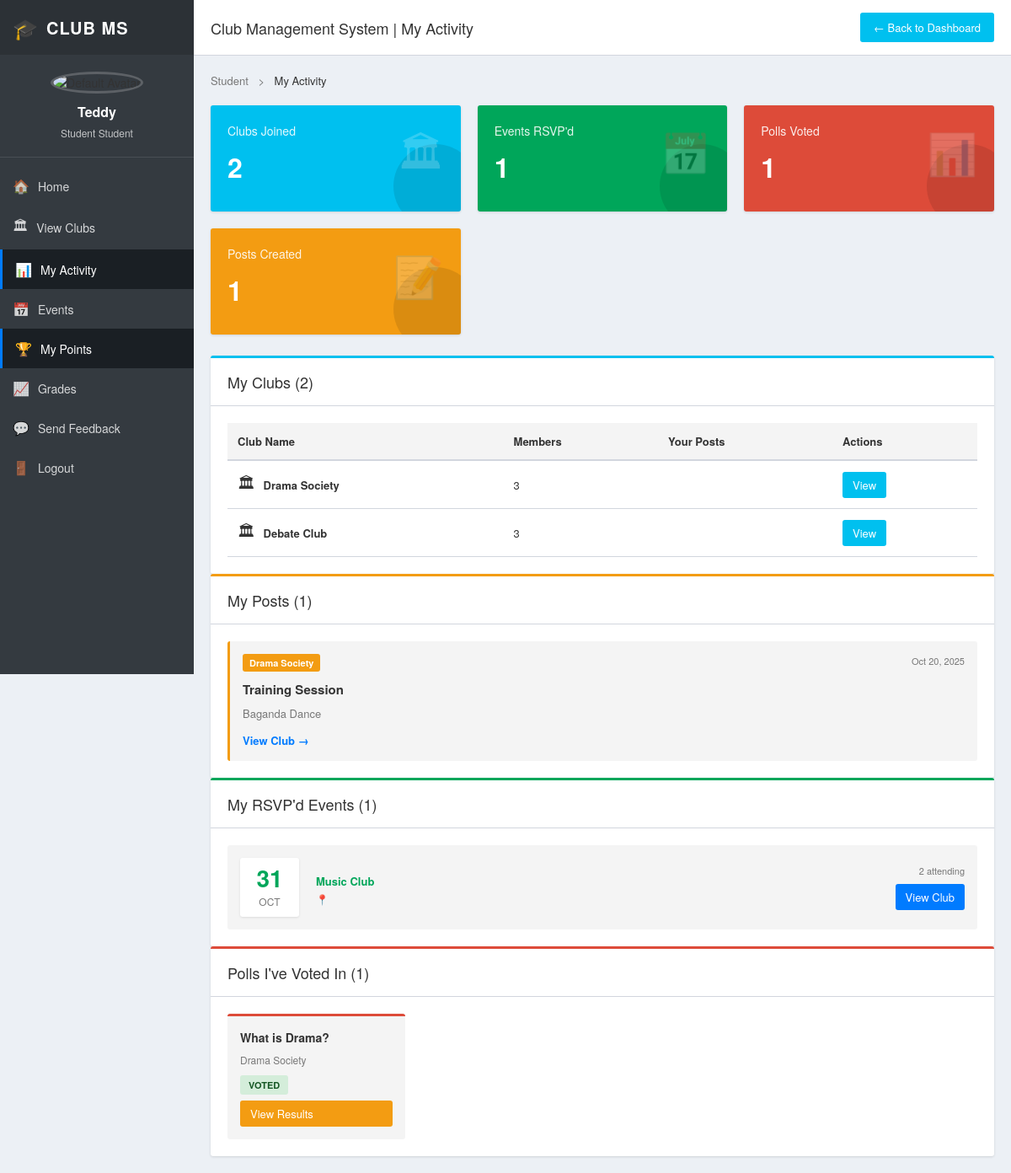
The page /clubs/my-activity/ (signed in) on the database its author committed.
### users/models.py (models this page shows, shortened)
class Profile(models.Model):
    ROLE_CHOICES = [
        ("student", "Student"),
        ("lecturer", "Lecturer"),
        ("admin", "Admin"),
    ]
    user = models.OneToOneField(User, on_delete=models.CASCADE)
    role = models.CharField(max_length=20, choices=ROLE_CHOICES)
    name = models.CharField(max_length=100)

### clubs/models.py (models this page shows, shortened)
class Club(models.Model):
    name = models.CharField(max_length=100)
    description = models.TextField()
    meeting_time = models.CharField(max_length=100)
    logo = models.ImageField(upload_to="club_logos/", blank=True, null=True)
    members = models.ManyToManyField(
        settings.AUTH_USER_MODEL,
        related_name="clubs",
        blank=True
    )
    created_by = models.ForeignKey(
        settings.AUTH_USER_MODEL,
        on_delete=models.CASCADE,
        related_name="created_clubs",
        null=True,
        blank=True
    )

class ClubPost(models.Model):
    club = models.ForeignKey(
        Club, on_delete=models.CASCADE, related_name="posts"
    )
    title = models.CharField(max_length=200)
    content = models.TextField()
    author = models.ForeignKey(
        settings.AUTH_USER_MODEL, on_delete=models.CASCADE
    )
    created_at = models.DateTimeField(auto_now_add=True)

class Event(models.Model):
    club = models.ForeignKey(
        Club, on_delete=models.CASCADE, related_name="events"
    )
    name = models.CharField(max_length=200)
    description = models.TextField()
    date = models.DateField()
    attendees = models.ManyToManyField(
        settings.AUTH_USER_MODEL,
        related_name="event_attendees",
        blank=True
    )

class Poll(models.Model):
    club = models.ForeignKey(
        Club, on_delete=models.CASCADE, related_name="polls"
    )
    question = models.CharField(max_length=255)
    created_by = models.ForeignKey(
        settings.AUTH_USER_MODEL, on_delete=models.CASCADE
    )
    created_at = models.DateTimeField(auto_now_add=True)

### clubs/views.py (the view)
# urls.py: path('my-activity/', views.my_activity, name='my_activity'),
@login_required
def my_activity(request):
    user = request.user
    user_clubs = user.clubs.all()
    rsvp_events = Event.objects.filter(attendees=user).order_by('date')
    voted_polls = []
    for poll in Poll.objects.filter(club__in=user_clubs):
        for option in poll.options.all():
            if user in option.votes.all():
                voted_polls.append(poll)
                break
    user_posts = ClubPost.objects.filter(author=user).order_by('-created_at')
    context = {
        'user_clubs': user_clubs,
        'rsvp_events': rsvp_events,
        'voted_polls': voted_polls,
        'user_posts': user_posts,
        'feedback_count': 0,  # Add feedback model later if needed
    }
    return render(request, 'users/my_activity.html', context)

### users/templates/users/my_activity.html (shortened to what this page needs)
{% load static %}
<!DOCTYPE html>
<html lang="en">
<head>
    <link rel="stylesheet" href="{% static 'css/student_dashboard.css' %}">
</head>
<body>
<div class="dashboard-wrapper">
    <aside class="sidebar">
        <div class="sidebar-header">
            <div class="logo-section">
                <span class="logo-icon">🎓</span>
                <span class="logo-text">CLUB MS</span>
            </div>
        </div>
        <div class="user-profile">
            {% if user.profile.avatar %}
                <img src="{{ user.profile.avatar.url }}" alt="{{ user.profile.name }}" class="sidebar-avatar">
            {% else %}
                <img src="{% static 'images/default-avatar.png' %}" alt="Default Avatar" class="sidebar-avatar">
            {% endif %}
            <h3>{{ user.profile.name }}</h3>
            <p class="sidebar-role">Student {{ user.profile.role|title }}</p>
        </div>
        <nav class="sidebar-nav">
            <ul>
                <li><a href="{% url 'student_dashboard' %}"><span class="nav-icon">🏠</span> Home</a></li>
                <li><a href="{% url 'club_list' %}"><span class="nav-icon">🏛</span> View Clubs</a></li>
                <li><a href="{% url 'my_activity' %}" class="active"><span class="nav-icon">📊</span> My Activity</a></li>
                <li><a href="{% url 'events_list' %}"><span class="nav-icon">📅</span> Events</a></li>
                <li><a href="{% url 'student_points' %}" class="active"><span class="nav-icon">🏆</span> My Points</a></li>
                <li><a href="{% url 'grade_panel' %}" class="scroll-to-panel"><span class="nav-icon">📈</span> Grades</a></li>
                <li><a href="{% url 'send_feedback' %}"><span class="nav-icon">💬</span> Send Feedback</a></li>
                <li>
    <form id="logout-form" action="{% url 'logout' %}" method="post" style="display:inline;">
        <button type="submit" class="sidebar-link-btn">
            <span class="nav-icon">🚪</span> Logout
        </button>
    </form>
</li>
            </ul>
        </nav>
    </aside>
    <main class="dashboard-main">
        <header class="top-header">
            <div class="header-left">
                <h1 class="page-title">Club Management System | My Activity</h1>
            </div>
            <div class="header-right">
                <a href="{% url 'student_dashboard' %}" class="btn-back">← Back to Dashboard</a>
            </div>
        </header>
        <div class="dashboard-content">
            <div class="breadcrumb">
                <a href="{% url 'student_dashboard' %}">Student</a>
                <span class="separator">></span>
                <span class="current">My Activity</span>
            </div>
            <section class="stats-grid">
                <div class="stat-card card-blue">
                    <div class="stat-content">
                        <h3>Clubs Joined</h3>
                        <p class="stat-number">{{ user_clubs.count }}</p>
                    </div>
                    <div class="stat-icon">🏛</div>
                </div>
                <div class="stat-card card-green">
                    <div class="stat-content">
                        <h3>Events RSVP'd</h3>
                        <p class="stat-number">{{ rsvp_events.count }}</p>
                    </div>
                    <div class="stat-icon">📅</div>
                </div>
                <div class="stat-card card-red">
                    <div class="stat-content">
                        <h3>Polls Voted</h3>
                        <p class="stat-number">{{ voted_polls|length }}</p>
                    </div>
                    <div class="stat-icon">📊</div>
                </div>
                <div class="stat-card card-yellow">
                    <div class="stat-content">
                        <h3>Posts Created</h3>
                        <p class="stat-number">{{ user_posts.count }}</p>
                    </div>
                    <div class="stat-icon">📝</div>
                </div>
            </section>
            <section class="panel clubs-panel">
                <div class="panel-header">
                    <h2>My Clubs ({{ user_clubs.count }})</h2>
                </div>
                <div class="panel-body">
                    {% if user_clubs %}
                    <div class="clubs-table">
                        <table>
                            <thead>
                                <tr>
                                    <th>Club Name</th>
                                    <th>Members</th>
                                    <th>Your Posts</th>
                                    <th>Actions</th>
                                </tr>
                            </thead>
                            <tbody>
                                {% for club in user_clubs %}
                                <tr>
                                    <td>
                                        <div class="club-name-cell">
                                            <span class="club-icon-small">🏛</span>
                                            <strong>{{ club.name }}</strong>
                                        </div>
                                    </td>
                                    <td>{{ club.members.count }}</td>
                                    <td>{{ club.post_count }}</td>
                                    <td>
                                        <a href="{% url 'club_detail' club.id %}" class="btn btn-view">View</a>
                                    </td>
                                </tr>
                                {% endfor %}
                            </tbody>
                        </table>
                    </div>
                    {% else %}
                    <div class="empty-state">
                        <p>You haven't joined any clubs yet.</p>
                        <a href="{% url 'club_list' %}" class="btn btn-primary">Explore Clubs</a>
                    </div>
                    {% endif %}
                </div>
            </section>
            <section class="panel posts-panel">
                <div class="panel-header">
                    <h2>My Posts ({{ user_posts.count }})</h2>
                </div>
                <div class="panel-body">
                    {% if user_posts %}
                    <div class="posts-list">
                        {% for post in user_posts %}
                        <div class="post-card">
                            <div class="post-header-info">
                                <span class="post-club-badge">{{ post.club.name }}</span>
                                <span class="post-time">{{ post.created_at|date:"M d, Y" }}</span>
                            </div>
                            <h4>{{ post.title }}</h4>
                            <p>{{ post.content|truncatewords:30 }}</p>
                            <a href="{% url 'club_detail' post.club.id %}" class="link-primary">View Club →</a>
                        </div>
                        {% endfor %}
                    </div>
                    {% else %}
                    <div class="empty-state">
                        <p>You haven't created any posts yet.</p>
                    </div>
                    {% endif %}
                </div>
            </section>
            <section class="panel events-panel">
                <div class="panel-header">
                    <h2>My RSVP'd Events ({{ rsvp_events.count }})</h2>
                </div>
                <div class="panel-body">
                    {% if rsvp_events %}
                    <div class="events-list-table">
                        {% for event in rsvp_events %}
                        <div class="event-row">
                            <div class="event-date-badge">
                                <span class="event-day">{{ event.date|date:"d" }}</span>
                                <span class="event-month">{{ event.date|date:"M" }}</span>
                            </div>
                            <div class="event-details">
                                <p class="event-club-name">{{ event.club.name }}</p>
                                <p class="event-location">📍 {{ event.location }}</p>
                            </div>
                            <div class="event-actions">
                                <span class="attendee-badge">{{ event.attendees.count }} attending</span>
                                <a href="{% url 'club_detail' event.club.id %}" class="btn btn-primary">View Club</a>
                            </div>
                        </div>
                        {% endfor %}
                    </div>
                    {% else %}
                    <div class="empty-state">
                        <p>You haven't RSVP'd to any events yet.</p>
                        <a href="{% url 'events_list' %}" class="btn btn-primary">Browse Events</a>
                    </div>
                    {% endif %}
                </div>
            </section>
            <section class="panel polls-panel">
                <div class="panel-header">
                    <h2>Polls I've Voted In ({{ voted_polls|length }})</h2>
                </div>
                <div class="panel-body">
                    {% if voted_polls %}
                    <div class="polls-grid">
                        {% for poll in voted_polls %}
                        <div class="poll-card">
                            <h4>{{ poll.question }}</h4>
                            <p class="poll-club">{{ poll.club.name }}</p>
                            <span class="badge badge-success">Voted</span>
                            <a href="{% url 'club_detail' poll.club.id %}" class="btn btn-vote">View Results</a>
                        </div>
                        {% endfor %}
                    </div>
                    {% else %}
                    <div class="empty-state">
                        <p>You haven't participated in any polls yet.</p>
                    </div>
                    {% endif %}
                </div>
            </section>
        </div>
    </main>
</div>
</body>
</html>

### rows shown on the page
Club: name "Drama Society", members.count "3"
Club: name "Debate Club", members.count "3"
ClubPost: club.name "Drama Society", created_at "Oct 20, 2025", title "Training Session", content "Baganda Dance"
Event: date "31", date "OCT", club.name "Music Club", attendees.count "2"
Poll: question "What is Drama?", club.name "Drama Society"

### other values the page prints
{{ user.profile.name }} "Teddy"
{{ user.profile.role|title }} "Student"
{{ user_clubs.count }} "2"
{{ rsvp_events.count }} "1"
{{ voted_polls|length }} "1"
{{ user_posts.count }} "1"
